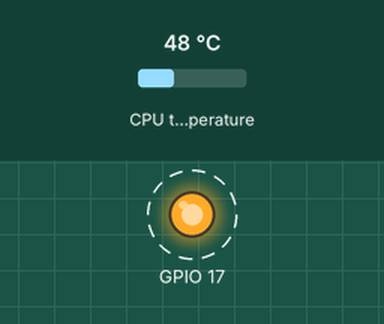
Simulated run of this program. Board: Raspberry Pi (BCM pin numbers). Parts: output pins drawn as LEDs (lit = HIGH). Dashed ring = blinking. Inputs (shaded band) come from the test bench; at power-on: CPU temperature 48 °C. What the program prints to the terminal is not drawn. At 3.0 s the program stops and its outputs stay as they are.

Above: at 0.2 s.
Timing chart, 0 to 3.0 s (numbered marks = the images above):
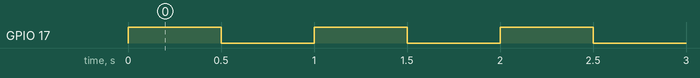

Measured:
- by itself, GPIO 17: alternates HIGH for 0.50 s and LOW for 0.50 s, 6 changes in all, then stays LOW

The program:

main.py
```python
#!/usr/bin/env python3
"""Simple Raspberry Pi Zero W example program.
Blink an LED on a GPIO pin and print CPU temperature.
"""
import time
import math
import argparse

# gpiozero is used on the Pi. On non-Pi machines this may fail.
try:
    from gpiozero import LED
except Exception:
    # Provide a fake LED for non-Pi test/development
    class LED:
        def __init__(self, pin):
            self.pin = pin
        def on(self):
            print(f"LED {self.pin} ON")
        def off(self):
            print(f"LED {self.pin} OFF")


def round_up_1dp(v: float) -> float:
    """Round up to 1 decimal place (e.g., 1.01 -> 1.1)."""
    return math.ceil(v * 10.0) / 10.0


def get_cpu_temp() -> float | None:
    """Read CPU temperature on Pi if available (degrees C)."""
    try:
        with open("/sys/class/thermal/thermal_zone0/temp") as f:
            return int(f.read().strip()) / 1000.0
    except Exception:
        return None


def main(blink_pin: int = 17, blink_count: int = 3) -> None:
    led = LED(blink_pin)
    print(f"Blinking LED on GPIO{blink_pin} x{blink_count}")
    for _ in range(blink_count):
        led.on()
        time.sleep(0.5)
        led.off()
        time.sleep(0.5)

    temp = get_cpu_temp()
    if temp is not None:
        print(f"CPU temp: {round_up_1dp(temp)} C")
    else:
        print("CPU temp: not available")


if __name__ == "__main__":
    parser = argparse.ArgumentParser()
    parser.add_argument("--blink-pin", type=int, default=17, help="GPIO pin for LED (BCM)")
    parser.add_argument("--count", type=int, default=3, help="Number of blinks")
    args = parser.parse_args()
    main(args.blink_pin, args.count)
```
